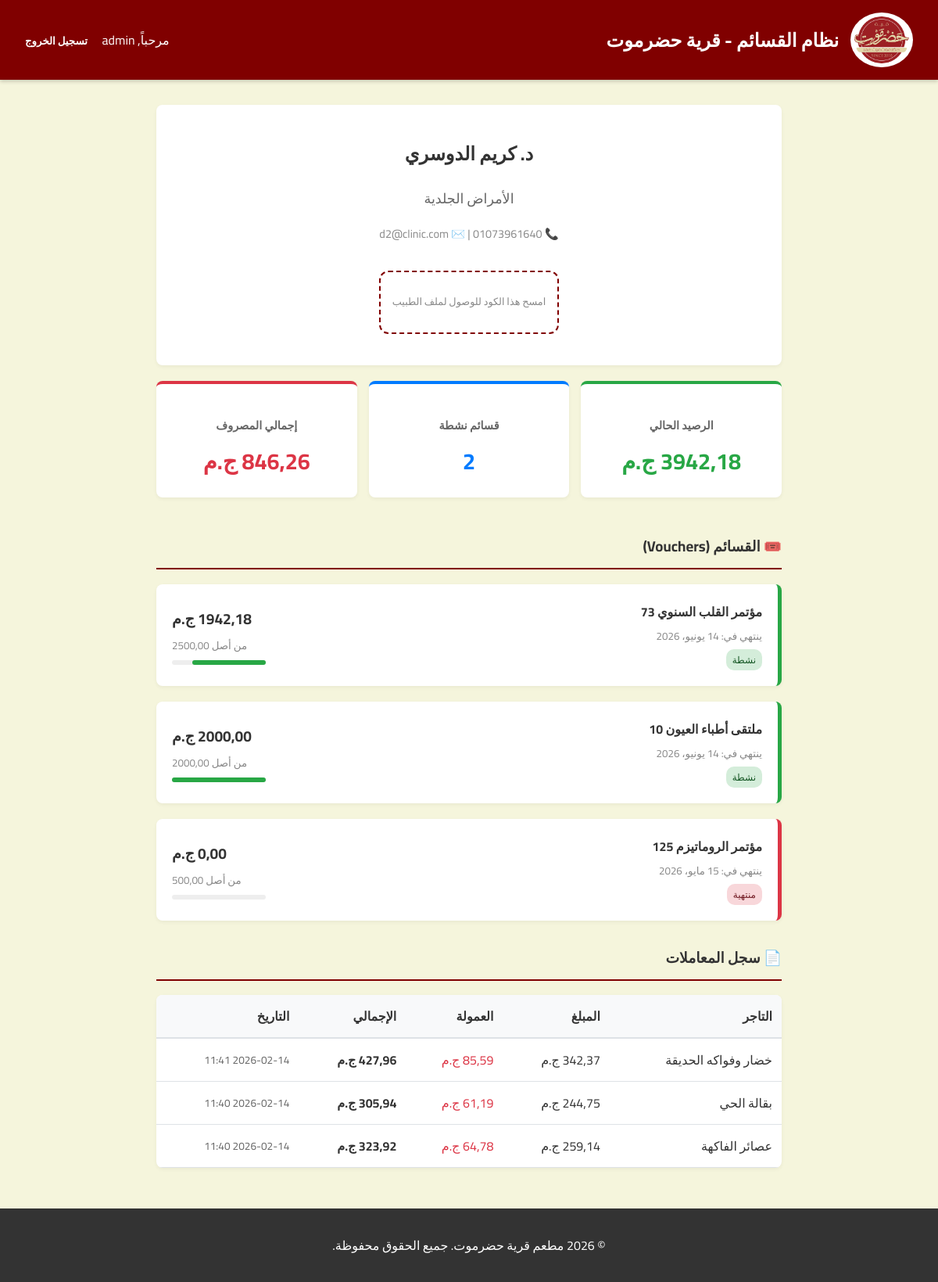
The page /ar/doctor/4/ (signed in) on the database its author committed.
### accounts/models.py (models this page shows, shortened)
class User(AbstractUser):
    class Types(models.TextChoices):
        ADMIN = 'ADMIN', _('Admin')
        DOCTOR = 'DOCTOR', _('Doctor')
        VENDOR = 'VENDOR', _('Vendor')
    type = models.CharField(
        _('Type'), max_length=50, choices=Types.choices, default=Types.ADMIN
    )

class Doctor(models.Model):
    user = models.OneToOneField(User, on_delete=models.CASCADE, related_name='doctor_profile', verbose_name=_('User'))
    name = models.CharField(_('Name'), max_length=255)
    phone = models.CharField(_('Phone'), max_length=20, unique=True)
    email = models.EmailField(_('Email'), unique=True)
    specialty = models.ForeignKey(Specialty, on_delete=models.SET_NULL, null=True, blank=True, verbose_name=_('Specialty'))
    qr_code = models.CharField(_('QR Code'), max_length=255, blank=True, null=True) # URL or path
    created_at = models.DateTimeField(_('Created At'), auto_now_add=True)
    updated_at = models.DateTimeField(_('Updated At'), auto_now=True)
    class Meta:
        verbose_name = _('Doctor')
        verbose_name_plural = _('Doctors')

class Specialty(models.Model):
    name = models.CharField(_('Name'), max_length=100, unique=True)
    class Meta:
        verbose_name = _('Specialty')
        verbose_name_plural = _('Specialties')
    def __str__(self):
        return self.name

class Vendor(models.Model):
    user = models.OneToOneField(User, on_delete=models.CASCADE, related_name='vendor_profile', verbose_name=_('User'))
    name = models.CharField(_('Name'), max_length=255, unique=True)
    contact_person = models.CharField(_('Contact Person'), max_length=255)
    phone = models.CharField(_('Phone'), max_length=20)
    email = models.EmailField(_('Email'))
    address = models.TextField(_('Address'))
    category = models.CharField(_('Category'), max_length=100) # e.g. Supermarket, Restaurant
    created_at = models.DateTimeField(_('Created At'), auto_now_add=True)
    updated_at = models.DateTimeField(_('Updated At'), auto_now=True)
    class Meta:
        verbose_name = _('Vendor')
        verbose_name_plural = _('Vendors')

### events/models.py (models this page shows, shortened)
class Voucher(models.Model):
    doctor = models.ForeignKey('accounts.Doctor', on_delete=models.CASCADE, related_name='vouchers', verbose_name=_('Doctor'))
    event = models.ForeignKey(Event, on_delete=models.CASCADE, related_name='vouchers', verbose_name=_('Event'), null=True, blank=True)
    company = models.ForeignKey('core.PharmaceuticalCompany', on_delete=models.SET_NULL, verbose_name=_('Company'), null=True, blank=True)
    initial_value = models.DecimalField(_('Initial Value'), max_digits=10, decimal_places=2)
    current_balance = models.DecimalField(_('Current Balance'), max_digits=10, decimal_places=2)
    issue_date = models.DateField(_('Issue Date'), auto_now_add=True)
    expiry_date = models.DateField(_('Expiry Date'))
    is_active = models.BooleanField(_('Is Active'), default=True)
    created_at = models.DateTimeField(_('Created At'), auto_now_add=True)
    updated_at = models.DateTimeField(_('Updated At'), auto_now=True)
    class Meta:
        verbose_name = _('Voucher')
        verbose_name_plural = _('Vouchers')

class Event(models.Model):
    name = models.CharField(_('Name'), max_length=255)
    date = models.DateField(_('Date'))
    company = models.ForeignKey('core.PharmaceuticalCompany', on_delete=models.CASCADE, verbose_name=_('Company'))
    voucher_value = models.DecimalField(_('Voucher Value'), max_digits=10, decimal_places=2)
    voucher_expiry_days = models.IntegerField(_('Voucher Expiry Days'), default=90)
    doctors = models.ManyToManyField('accounts.Doctor', related_name='events', blank=True, verbose_name=_('Doctors'))
    delegates = models.ManyToManyField('accounts.Delegate', related_name='events', blank=True, verbose_name=_('Delegates'))
    specialties = models.ManyToManyField('accounts.Specialty', related_name='events', blank=True, verbose_name=_('Specialties'))
    created_at = models.DateTimeField(_('Created At'), auto_now_add=True)
    updated_at = models.DateTimeField(_('Updated At'), auto_now=True)
    class Meta:
        verbose_name = _('Event')
        verbose_name_plural = _('Events')

### core/models.py (models this page shows, shortened)
class Transaction(models.Model):
    voucher = models.ForeignKey('events.Voucher', on_delete=models.PROTECT, verbose_name=_('Voucher'))  # Protect to keep history
    vendor = models.ForeignKey('accounts.Vendor', on_delete=models.PROTECT, verbose_name=_('Vendor'))
    doctor = models.ForeignKey('accounts.Doctor', on_delete=models.PROTECT, verbose_name=_('Doctor'))
    amount_spent = models.DecimalField(_('Amount Spent'), max_digits=10, decimal_places=2)
    management_fee_percentage = models.DecimalField(_('Management Fee Percentage'), max_digits=5, decimal_places=2, default=25.00)
    management_fee_amount = models.DecimalField(_('Management Fee Amount'), max_digits=10, decimal_places=2)
    total_deducted = models.DecimalField(_('Total Deducted'), max_digits=10, decimal_places=2)
    transaction_date = models.DateTimeField(_('Transaction Date'), auto_now_add=True)
    items_description = models.TextField(_('Items Description'), blank=True)
    invoice_number = models.CharField(_('Invoice Number'), max_length=100, unique=True)
    settlement = models.ForeignKey(
        VendorSettlement,
        on_delete=models.SET_NULL,
        null=True,
        blank=True,
        related_name='transactions',
        verbose_name=_('Settlement')
    )
    class Meta:
        verbose_name = _('Transaction')
        verbose_name_plural = _('Transactions')

### core/views.py (the view)
# urls.py: path('doctor/<int:pk>/', DoctorProfileView.as_view(), name='doctor_profile'),
class DoctorProfileView(LoginRequiredMixin, DetailView):
    model = Doctor
    template_name = 'core/doctor_profile.html'
    context_object_name = 'doctor'
    def dispatch(self, request, *args, **kwargs):
        user = request.user
        doctor_to_view = self.get_object()
        if user.is_superuser or user.is_staff or user.type == 'VENDOR':
            return super().dispatch(request, *args, **kwargs)
        if user.type == 'DOCTOR':
            if hasattr(user, 'doctor_profile') and user.doctor_profile == doctor_to_view:
                return super().dispatch(request, *args, **kwargs)
        from django.core.exceptions import PermissionDenied
        raise PermissionDenied("ليس لديك صلاحية لعرض هذا الملف.")
    def get_context_data(self, **kwargs):
        context = super().get_context_data(**kwargs)
        vouchers = self.object.vouchers.all().order_by('-expiry_date')
        context['vouchers'] = vouchers
        active_vouchers = vouchers.filter(is_active=True)
        context['total_balance'] = sum(v.current_balance for v in active_vouchers)
        context['active_vouchers_count'] = active_vouchers.count()
        context['expired_vouchers_count'] = vouchers.filter(is_active=False).count()
        context['transactions'] = Transaction.objects.filter(doctor=self.object).order_by('-transaction_date')
        context['total_spent'] = Transaction.objects.filter(doctor=self.object).aggregate(
            total=Sum('amount_spent'))['total'] or 0
        return context

### templates/core/doctor_profile.html (shortened to what this page needs)
{% extends "base.html" %}
{% block content %}
<div style="max-width: 800px; margin: 0 auto;">
    <div class="card" style="text-align: center; margin-bottom: 20px; position: relative;">
        <h2 style="margin-bottom: 5px;">{{ doctor.name }}</h2>
        <p style="color: #666; font-size: 1.1rem; margin-bottom: 15px;">{{ doctor.specialty }}</p>
        <p style="color: #888; font-size: 0.9rem;">📞 {{ doctor.phone }} | ✉️ {{ doctor.email }}</p>
        <div style="margin: 20px auto; padding: 15px; background: #fff; border: 2px dashed #800000; border-radius: 12px; display: inline-block;">
            <p style="margin-top: 10px; font-size: 0.8rem; color: #888;">امسح هذا الكود للوصول لملف الطبيب</p>
        </div>
    </div>
    <div style="display: flex; gap: 15px; flex-wrap: wrap; margin-bottom: 25px;">
        <div class="card" style="flex: 1; min-width: 150px; text-align: center; border-top: 4px solid #28a745;">
            <h4 style="color: #666; margin-bottom: 5px; font-size: 0.9rem;">الرصيد الحالي</h4>
            <p style="font-size: 1.8rem; font-weight: bold; color: #28a745; margin: 0;">{{ total_balance|floatformat:2 }} ج.م</p>
        </div>
        <div class="card" style="flex: 1; min-width: 150px; text-align: center; border-top: 4px solid #007bff;">
            <h4 style="color: #666; margin-bottom: 5px; font-size: 0.9rem;">قسائم نشطة</h4>
            <p style="font-size: 1.8rem; font-weight: bold; color: #007bff; margin: 0;">{{ active_vouchers_count }}</p>
        </div>
        <div class="card" style="flex: 1; min-width: 150px; text-align: center; border-top: 4px solid #dc3545;">
            <h4 style="color: #666; margin-bottom: 5px; font-size: 0.9rem;">إجمالي المصروف</h4>
            <p style="font-size: 1.8rem; font-weight: bold; color: #dc3545; margin: 0;">{{ total_spent|floatformat:2 }} ج.م</p>
        </div>
    </div>
    <div style="margin-bottom: 30px;">
        <h3 style="border-bottom: 2px solid #800000; padding-bottom: 10px;">🎟️ القسائم (Vouchers)</h3>
        {% for voucher in vouchers %}
        <div class="card" style="border-right: 5px solid {% if voucher.is_active %}#28a745{% else %}#dc3545{% endif %}; display: flex; justify-content: space-between; align-items: center;">
            <div>
                <strong>{{ voucher.event.name }}</strong>
                <br>
                <small style="color: #888;">ينتهي في: {{ voucher.expiry_date }}</small>
                <br>
                {% if voucher.is_active %}
                    <span style="background: #d4edda; color: #155724; padding: 2px 8px; border-radius: 10px; font-size: 0.75rem;">نشطة</span>
                {% else %}
                    <span style="background: #f8d7da; color: #721c24; padding: 2px 8px; border-radius: 10px; font-size: 0.75rem;">منتهية</span>
                {% endif %}
            </div>
            <div style="text-align: left;">
                <span style="font-size: 1.2rem; font-weight: bold;">{{ voucher.current_balance|floatformat:2 }} ج.م</span>
                <br>
                <small style="color: #888;">من أصل {{ voucher.initial_value|floatformat:2 }}</small>
                <div style="width: 120px; height: 6px; background: #eee; border-radius: 3px; margin-top: 5px;">
                    {% widthratio voucher.current_balance voucher.initial_value 100 as pct %}
                    <div style="width: {% widthratio voucher.current_balance voucher.initial_value 100 %}%; height: 100%; background: {% if voucher.is_active %}#28a745{% else %}#dc3545{% endif %}; border-radius: 3px;"></div>
                </div>
            </div>
        </div>
        {% empty %}
        <p style="text-align: center; color: #888; padding: 20px;">لا توجد قسائم.</p>
        {% endfor %}
    </div>
    <div>
        <h3 style="border-bottom: 2px solid #800000; padding-bottom: 10px;">📄 سجل المعاملات</h3>
        <div class="card" style="padding: 0; overflow: hidden;">
            <table style="width: 100%; border-collapse: collapse;">
                <thead>
                    <tr style="background: #f8f9fa; border-bottom: 2px solid #dee2e6;">
                        <th style="padding: 12px; text-align: right;">التاجر</th>
                        <th style="padding: 12px; text-align: right;">المبلغ</th>
                        <th style="padding: 12px; text-align: right;">العمولة</th>
                        <th style="padding: 12px; text-align: right;">الإجمالي</th>
                        <th style="padding: 12px; text-align: right;">التاريخ</th>
                    </tr>
                </thead>
                <tbody>
                    {% for trx in transactions %}
                    <tr style="border-bottom: 1px solid #dee2e6;">
                        <td style="padding: 12px;">{{ trx.vendor.name }}</td>
                        <td style="padding: 12px;">{{ trx.amount_spent|floatformat:2 }} ج.م</td>
                        <td style="padding: 12px; color: #dc3545;">{{ trx.management_fee_amount|floatformat:2 }} ج.م</td>
                        <td style="padding: 12px; font-weight: bold;">{{ trx.total_deducted|floatformat:2 }} ج.م</td>
                        <td style="padding: 12px; font-size: 0.85rem; color: #666;">{{ trx.transaction_date|date:"Y-m-d H:i" }}</td>
                    </tr>
                    {% empty %}
                    <tr>
                        <td colspan="5" style="padding: 20px; text-align: center; color: #888;">لا توجد معاملات.</td>
                    </tr>
                    {% endfor %}
                </tbody>
            </table>
        </div>
    </div>
</div>
{% endblock %}

### templates/base.html (shortened to what this page needs)
<!DOCTYPE html>
{% load static %}
<html lang="ar" dir="rtl">
<head>
    <link rel="stylesheet" href="{% static 'css/style.css' %}">
</head>
<body>
    <header>
        <div style="display: flex; align-items: center; gap: 15px;">
            <img src="{% static 'logo.png' %}" alt="شعار قرية حضرموت">
            <h1>نظام القسائم - قرية حضرموت</h1>
        </div>
        <nav>
            {% if user.is_authenticated %}
                <span>مرحباً, {{ user.username }}</span>
                <form action="{% url 'logout' %}" method="post" style="display: inline;">
                    <button type="submit" style="background: none; border: none; color: white; font-weight: bold; font-family: 'Cairo', sans-serif; cursor: pointer; padding: 0; margin-right: 15px;">تسجيل الخروج</button>
                </form>
            {% else %}
                <a href="{% url 'login' %}">تسجيل الدخول</a>
            {% endif %}
        </nav>
    </header>
    <main>
        {% block content %}{% endblock %}
    </main>
    <footer>
        <p>&copy; {% now "Y" %} مطعم قرية حضرموت. جميع الحقوق محفوظة.</p>
    </footer>
</body>
</html>

### static/css/style.css (style rules this page uses)
body { background-color: #F5F5DC; }

### templates/base.html (style rules this page uses)
:root { --primary-color: #800000; --secondary-color: #F5F5DC; --text-color: #333333; --white: #FFFFFF; }
body { font-family: 'Cairo', sans-serif; background-color: var(--secondary-color); color: var(--text-color); margin: 0; padding: 0; display: flex; flex-direction: column; min-height: 100vh; }
header { background-color: var(--primary-color); color: var(--white); padding: 1rem 2rem; display: flex; align-items: center; justify-content: space-between; box-shadow: 0 2px 5px rgba(0,0,0,0.2); }
header img { height: 60px; background: white; border-radius: 50%; padding: 5px; }
header h1 { margin: 0; font-size: 1.5rem; }
main { flex: 1; padding: 2rem; max-width: 1200px; margin: 0 auto; width: 100%; box-sizing: border-box; }
footer { background-color: #333; color: var(--white); text-align: center; padding: 1rem; margin-top: auto; }
.card { background: var(--white); padding: 20px; border-radius: 8px; box-shadow: 0 2px 5px rgba(0,0,0,0.05); margin-bottom: 20px; }

### rows shown on the page
User: username "admin"
Doctor: name "د. كريم الدوسري", specialty "الأمراض الجلدية", email "d2@clinic.com"
Voucher: event.name "مؤتمر القلب السنوي 73", expiry_date "14 يونيو، 2026", is_active "نشطة", current_balance "1942,18", initial_value "2500,00"
Voucher: event.name "ملتقى أطباء العيون 10", expiry_date "14 يونيو، 2026", is_active "نشطة", current_balance "2000,00", initial_value "2000,00"
Voucher: event.name "مؤتمر الروماتيزم 125", expiry_date "15 مايو، 2026", is_active "منتهية", current_balance "0,00", initial_value "500,00"
Transaction: vendor.name "خضار وفواكه الحديقة", amount_spent "342,37", management_fee_amount "85,59", total_deducted "427,96", transaction_date "2026-02-14 11:41"
Transaction: vendor.name "بقالة الحي", amount_spent "244,75", management_fee_amount "61,19", total_deducted "305,94", transaction_date "2026-02-14 11:40"
Transaction: vendor.name "عصائر الفاكهة", amount_spent "259,14", management_fee_amount "64,78", total_deducted "323,92", transaction_date "2026-02-14 11:40"

### other values the page prints
{{ total_balance|floatformat:2 }} "3942,18"
{{ active_vouchers_count }} "2"
{{ total_spent|floatformat:2 }} "846,26"
